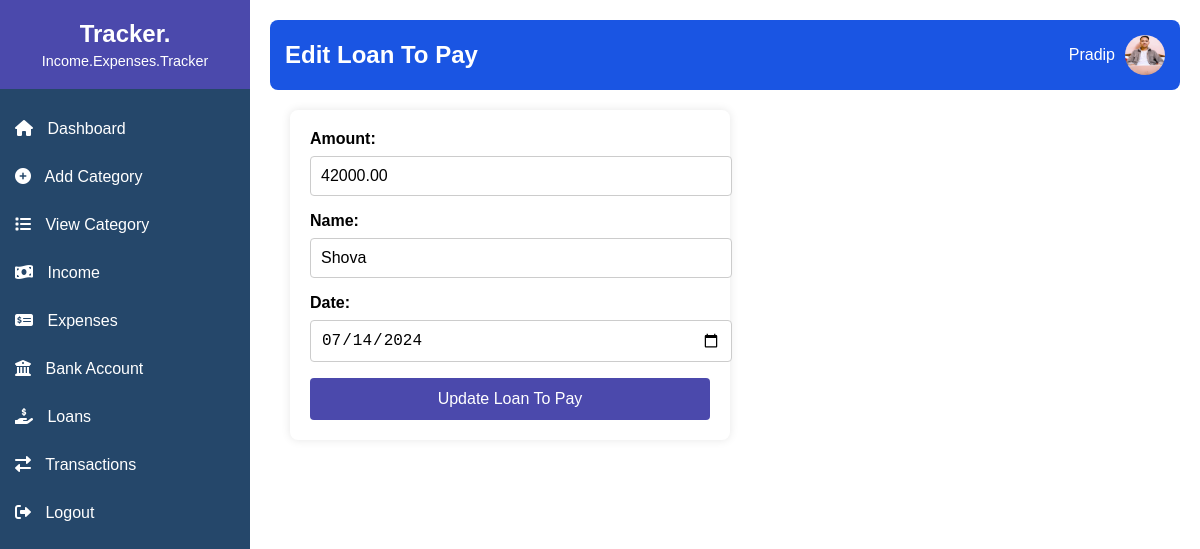
/edit_loan_to_pay.php?id=2 (signed in), run on the app's committed database.
### tables this page shows
CREATE TABLE `loans_to_pay` (
  `id` int(11) NOT NULL,
  `amount` decimal(10,2) NOT NULL,
  `name` varchar(255) NOT NULL,
  `date` date NOT NULL
);

### edit_loan_to_pay.php (the view, shortened to what this page needs)
<?php
include('db.php');
$id = $_GET['id'];
if ($_SERVER['REQUEST_METHOD'] == 'POST') {
    $amount = $_POST['amount'];
    $name = $_POST['name'];
    $date = $_POST['date'];
    $sql = "UPDATE loans_to_pay SET amount = ?, name = ?, date = ? WHERE id = ?";
    $stmt = $conn->prepare($sql);
    $stmt->bind_param("dssi", $amount, $name, $date, $id);
    if ($stmt->execute()) {
        header('Location: view_loans_to_pay.php');
    } else {
        echo "Error: " . $stmt->error;
    }
} else {
    $sql = "SELECT * FROM loans_to_pay WHERE id = ?";
    $stmt = $conn->prepare($sql);
    $stmt->bind_param("i", $id);
    $stmt->execute();
    $result = $stmt->get_result();
    $loan = $result->fetch_assoc();
}
?>
<!DOCTYPE html>
<html lang="en">
<head>
    <link rel="stylesheet" href="styles.css">
    <link rel="stylesheet" href="https://cdnjs.cloudflare.com/ajax/libs/font-awesome/6.0.0-beta3/css/all.min.css">
</head>
<body>
<div class="sidebar">
    <div class="sidebar-header">
        <h2>Tracker.</h2>
        <p>Income.Expenses.Tracker</p>
    </div>
    <ul class="sidebar-menu">
        <li><a href="dashboard.php"><i class="fas fa-home"></i> Dashboard</a></li>
        <li><a href="add_category.php"><i class="fas fa-plus-circle"></i> Add Category</a></li>
        <li><a href="view_categories.php"><i class="fas fa-list"></i> View Category</a></li>
        <li>
            <a href="javascript:void(0)" class="main-menu"><i class="fas fa-money-bill-wave"></i> Income</a>
        </li>
        <li>
            <a href="javascript:void(0)" class="main-menu"><i class="fas fa-money-check-alt"></i> Expenses</a>
        </li>
        <li>
            <a href="javascript:void(0)" class="main-menu"><i class="fas fa-university"></i> Bank Account</a>
        </li>
        <li>
            <a href="javascript:void(0)" class="main-menu"><i class="fas fa-hand-holding-usd"></i> Loans</a>
        </li>
        <li><a href="transactions.php"><i class="fas fa-exchange-alt"></i> Transactions</a></li>
        <li><a href="logout.php"><i class="fas fa-sign-out-alt"></i> Logout</a></li>
    </ul>
</div>
<div class="main-content">
    <header>
        <div class="title">
            <h1>Edit Loan To Pay</h1>
        </div>
        <div class="user-info">
            <p><?php echo htmlspecialchars($_SESSION['username']); ?></p>
            <img src="profile.jpg" alt="Profile Picture">
        </div>
    </header>
    <div class="form-container">
        <form method="POST" action="">
            <label for="amount">Amount:</label>
            <input type="number" id="amount" name="amount" value="<?php echo htmlspecialchars($loan['amount']); ?>" required>
            <label for="name">Name:</label>
            <input type="text" id="name" name="name" value="<?php echo htmlspecialchars($loan['name']); ?>" required>
            <label for="date">Date:</label>
            <input type="date" id="date" name="date" value="<?php echo htmlspecialchars($loan['date']); ?>" required>
            <button type="submit">Update Loan To Pay</button>
        </form>
    </div>
</div>
</body>
</html>

### styles.css (style rules this page uses)
body { font-family: Arial, sans-serif; margin: 0; padding: 0; display: flex; }
.sidebar { width: 250px; background-color: #25476A; color: #fff; display: flex; flex-direction: column; align-items: center; }
.sidebar-header { text-align: center; padding: 20px 0; width: 100%; background-color: #4B49AC; }
.sidebar-header h2 { margin: 0; font-size: 1.5em; }
.sidebar-header p { margin: 5px 0 0; font-size: 0.9em; }
.sidebar-menu { list-style: none; padding: 0; width: 100%; display: flex; flex-direction: column; }
.sidebar-menu li { width: 100%; }
.sidebar-menu li a { display: block; padding: 15px; color: #fff; text-decoration: none; transition: background-color 0.3s ease; }
.sidebar-menu li a i { margin-right: 10px; }
.main-content { flex-grow: 1; padding: 20px; }
header { display: flex; justify-content: space-between; align-items: center; background-color: #1A55E3; color: #fff; padding: 15px; border-radius: 8px; }
header .title h1 { margin: 0; font-size: 1.5em; }
header .user-info { display: flex; align-items: center; }
header .user-info p { margin: 0; margin-right: 10px; }
header .user-info img { width: 40px; height: 40px; border-radius: 50%; }
.form-container { display: flex; justify-content: flex-start; align-items: flex-start; height: calc(100vh - 80px); padding: 20px; }
form { width: 100%; max-width: 400px; padding: 20px; background: #fff; box-shadow: 0 0 10px rgba(0, 0, 0, 0.1); border-radius: 8px; display: flex; flex-direction: column; }
form label { margin-bottom: 8px; font-weight: bold; }
form input[type="text"], form input[type="number"], form input[type="date"], form select, form textarea { padding: 10px; margin-bottom: 16px; border: 1px solid #ccc; border-radius: 4px; font-size: 16px; width: 100%; }
form button { padding: 12px; background-color: #4B49AC; color: #fff; border: none; border-radius: 4px; cursor: pointer; font-size: 16px; transition: background-color 0.3s ease; }

### data on the page
loans_to_pay: amount "42000.00", name "Shova", date "07/14/2024"

### other printed values
$_SESSION['username'] "Pradip"
